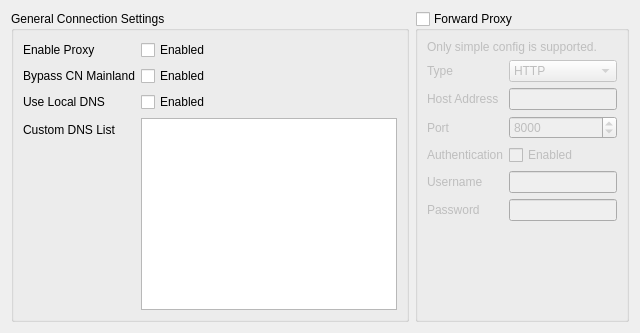
     <widget class="QWidget" name="tabWidgetPage3">
      <attribute name="title">
       <string>Connection Settings</string>
      </attribute>
      <layout class="QGridLayout" name="gridLayout_14">
       <item row="0" column="0">
        <layout class="QVBoxLayout" name="verticalLayout_10">
         <item>
          <widget class="QGroupBox" name="groupBox">
           <property name="title">
            <string>General Connection Settings</string>
           </property>
           <layout class="QFormLayout" name="formLayout">
            <item row="0" column="0">
             <widget class="QLabel" name="label_16">
              <property name="text">
               <string>Enable Proxy</string>
              </property>
             </widget>
            </item>
            <item row="0" column="1">
             <widget class="QCheckBox" name="proxyDefaultCb">
              <property name="text">
               <string>Enabled</string>
              </property>
             </widget>
            </item>
            <item row="1" column="0">
             <widget class="QLabel" name="label_17">
              <property name="text">
               <string>Bypass CN Mainland</string>
              </property>
             </widget>
            </item>
            <item row="1" column="1">
             <widget class="QCheckBox" name="bypassCNCb">
              <property name="text">
               <string>Enabled</string>
              </property>
             </widget>
            </item>
            <item row="2" column="0">
             <widget class="QLabel" name="label_18">
              <property name="text">
               <string>Use Local DNS</string>
              </property>
             </widget>
            </item>
            <item row="2" column="1">
             <widget class="QCheckBox" name="localDNSCb">
              <property name="text">
               <string>Enabled</string>
              </property>
             </widget>
            </item>
            <item row="3" column="0">
             <widget class="QLabel" name="label_21">
              <property name="text">
               <string>Custom DNS List</string>
              </property>
             </widget>
            </item>
            <item row="3" column="1">
             <widget class="QPlainTextEdit" name="DNSListTxt"/>
            </item>
           </layout>
          </widget>
         </item>
        </layout>
       </item>
       <item row="0" column="1">
        <layout class="QVBoxLayout" name="verticalLayout_7">
         <item>
          <widget class="QGroupBox" name="fpGroupBox">
           <property name="title">
            <string>Forward Proxy</string>
           </property>
           <property name="checkable">
            <bool>true</bool>
           </property>
           <property name="checked">
            <bool>false</bool>
           </property>
           <layout class="QFormLayout" name="formLayout_8">
            <item row="1" column="0">
             <widget class="QLabel" name="label_49">
              <property name="text">
               <string>Type</string>
              </property>
             </widget>
            </item>
            <item row="1" column="1">
             <widget class="QComboBox" name="fpTypeCombo">
              <item>
               <property name="text">
                <string>HTTP</string>
               </property>
              </item>
              <item>
               <property name="text">
                <string>Socks</string>
               </property>
              </item>
             </widget>
            </item>
            <item row="2" column="0">
             <widget class="QLabel" name="label_50">
              <property name="text">
               <string>Host Address</string>
              </property>
             </widget>
            </item>
            <item row="2" column="1">
             <widget class="QLineEdit" name="fpAddressTx"/>
            </item>
            <item row="3" column="0">
             <widget class="QLabel" name="label_51">
              <property name="text">
               <string>Port</string>
              </property>
             </widget>
            </item>
            <item row="3" column="1">
             <widget class="QSpinBox" name="fpPortSB">
              <property name="minimum">
               <number>1</number>
              </property>
              <property name="maximum">
               <number>65535</number>
              </property>
              <property name="value">
               <number>8000</number>
              </property>
             </widget>
            </item>
            <item row="4" column="0">
             <widget class="QLabel" name="label_54">
              <property name="text">
               <string>Authentication</string>
              </property>
             </widget>
            </item>
            <item row="4" column="1">
             <widget class="QCheckBox" name="fpUseAuthCB">
              <property name="text">
               <string>Enabled</string>
              </property>
             </widget>
            </item>
            <item row="5" column="0">
             <widget class="QLabel" name="label_52">
              <property name="text">
               <string>Username</string>
              </property>
             </widget>
            </item>
            <item row="5" column="1">
             <widget class="QLineEdit" name="fpUsernameTx"/>
            </item>
            <item row="6" column="0">
             <widget class="QLabel" name="label_53">
              <property name="text">
               <string>Password</string>
              </property>
             </widget>
            </item>
            <item row="6" column="1">
             <widget class="QLineEdit" name="fpPasswordTx"/>
            </item>
            <item row="0" column="0" colspan="2">
             <widget class="QLabel" name="label_65">
              <property name="text">
               <string>Only simple config is supported.</string>
              </property>
             </widget>
            </item>
           </layout>
          </widget>
         </item>
        </layout>
       </item>
      </layout>
     </widget>
